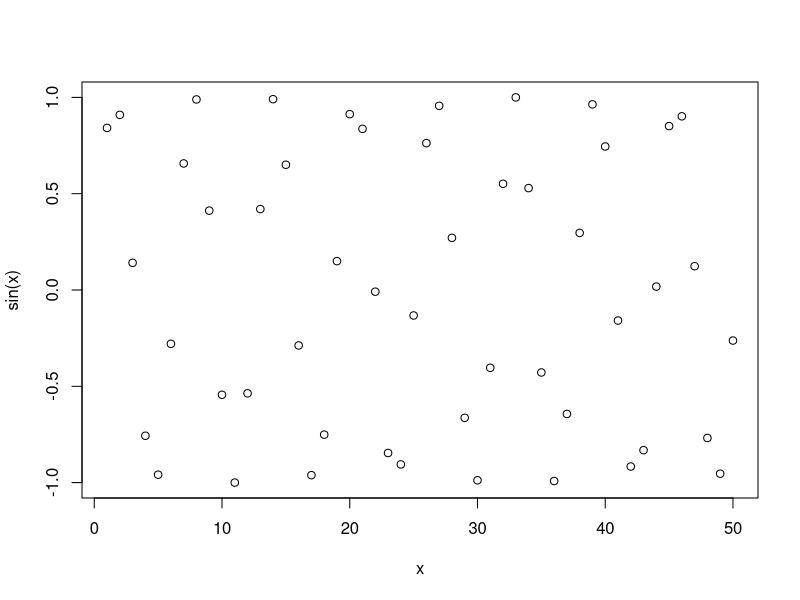
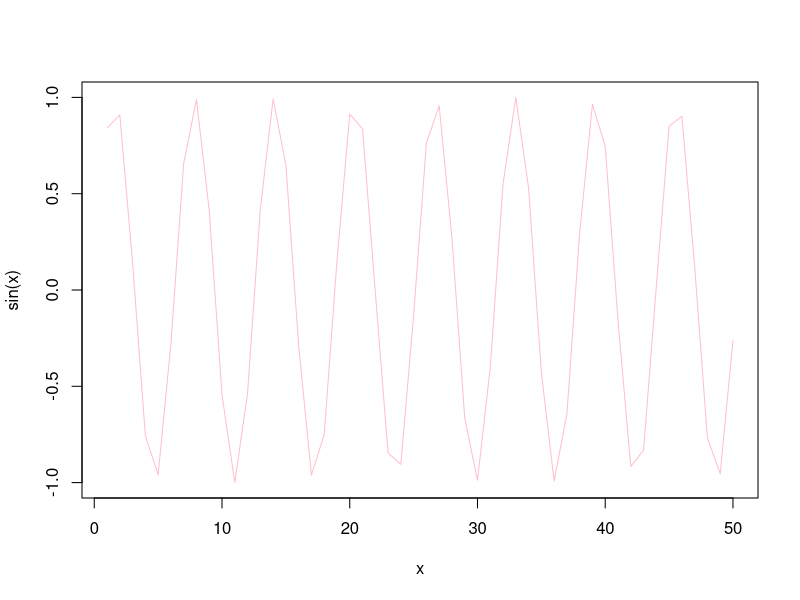
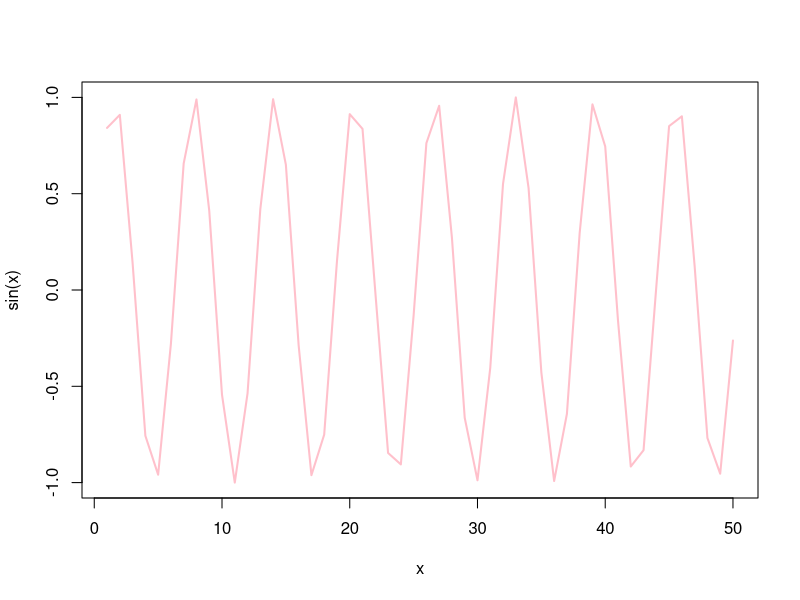
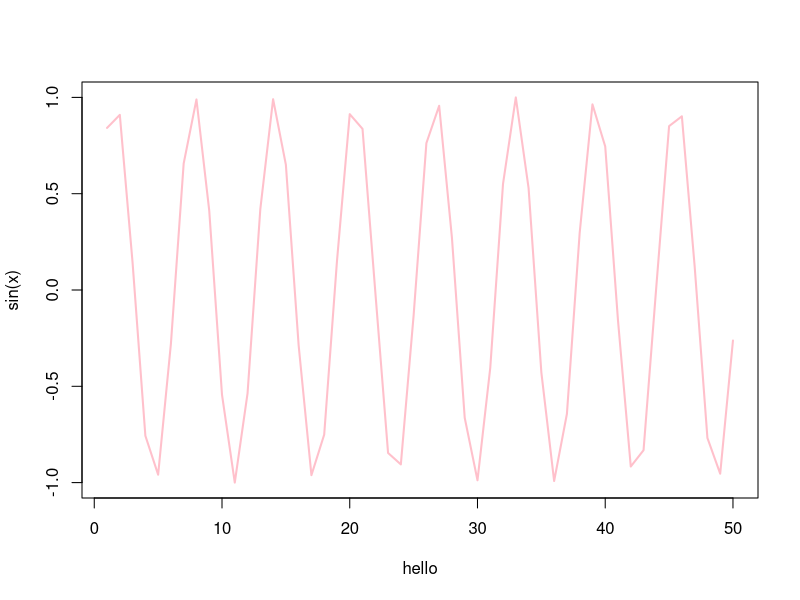

Recreate these plots in R, in order.
# My first R script

x <- 1:50
plot(x, sin(x))
plot(x, sin(x), typ = "l", col="pink")
plot(x, sin(x), typ = "l", col="pink", lwd=2)
plot(x, sin(x), typ = "l", col="pink", lwd=2, xlab="hello")
